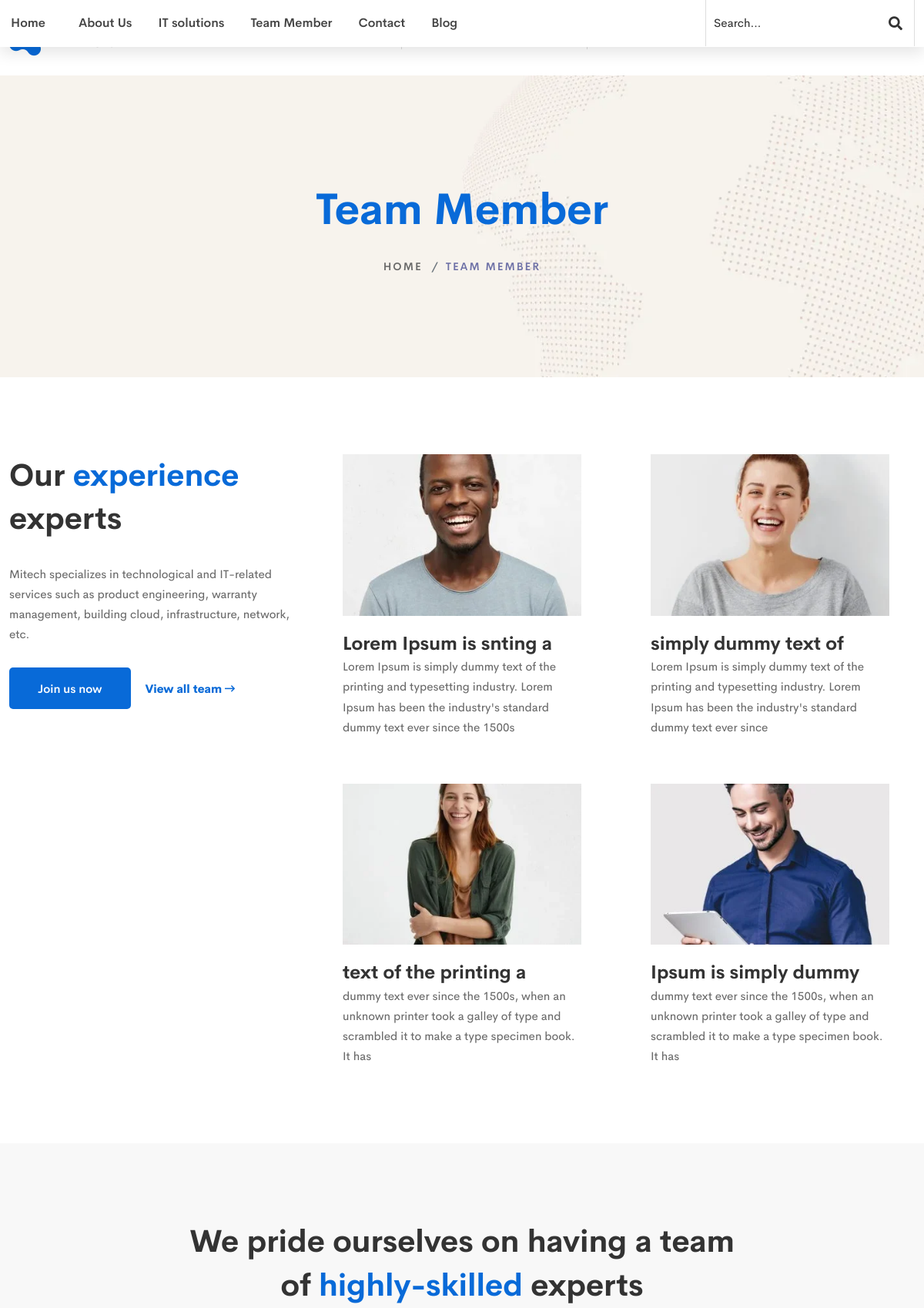
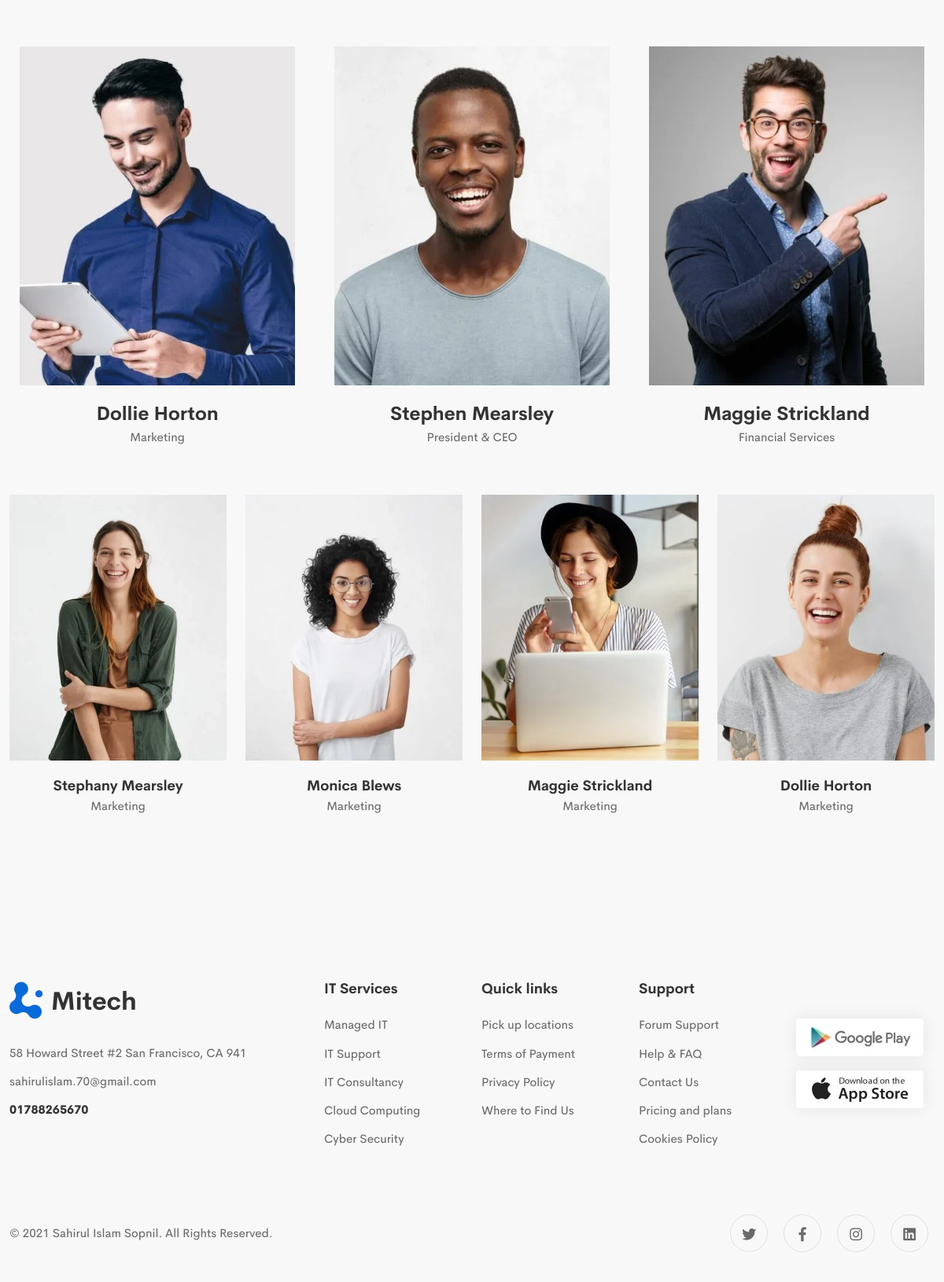
Page /team/ on the committed database (2 pictures, top to bottom).
### indexpage/models.py (models this page shows, shortened)
class Team(models.Model):
    title = models.CharField(max_length=50)
    short_description = models.TextField()
    image = models.ImageField(upload_to='team/')
    facebook_link = models.URLField(max_length=100, blank= True)
    github_link = models.URLField(max_length=100,blank= True)
    linkdin_link = models.URLField(max_length=100,blank= True)
    instagram_link = models.URLField(max_length=100,blank= True)

### indexpage/views.py (the view)
# urls.py: path('team/',views.team, name='team'),
def team(request):
    team_data = Team.objects.all()
    context = {
        'team_data':team_data,
    }
    return render(request,'team.html',context)

### template/team.html (shortened to what this page needs)
{% extends 'base.html' %}
{% block body %}
{% load static %}
    <div class="breadcrumb-area">
        <div class="container">
            <div class="row">
                <div class="col-12">
                    <div class="breadcrumb_box text-center">
                        <h1 class="breadcrumb-title text-color-primary">Team Member</h1>
                        <ul class="breadcrumb-list">
                            <li class="breadcrumb-item"><a href="/">Home</a></li>
                            <li class="breadcrumb-item active">team member</li>
                        </ul>
                    </div>
                </div>
            </div>
        </div>
    </div>
    <div id="main-wrapper" style="padding-bottom: 0px;">
        <div class="site-wrapper-reveal">
            <div class="bg-white">
                <div class="team-member-wrapper section-space--pt_100 section-space--pb_40">
                    <div class="container">
                        <div class="row">
                            <div class="col-lg-4">
                                <div class="section-title section-space--mb_60">
                                    <h3 class="heading">Our <span class="text-color-primary">experience </span> experts</h3>
                                    <p class="text mt-30">Mitech specializes in technological and IT-related services such as product engineering, warranty management, building cloud, infrastructure, network, etc. </p>
                                    <div class="sider-title-button-box mt-30">
                                        <a href="#" class="ht-btn ht-btn-md">Join us now</a>
                                        <a href="#" class="btn-text font-weight--bold small-mt__20">View all team <i class="ml-1 button-icon far fa-long-arrow-right"></i></a>
                                    </div>
                                </div>
                            </div>
                            <div class="col-lg-8 ht-team-member-style-one">
                                <div class="row">
                                    {% for data in team_data %}
                                        <div class="col-lg-6 col-md-6 wow move-up animated" style="visibility: visible;">
                                            <div class="grid-item">
                                                <div class="ht-team-member">
                                                    <div class="team-image">
                                                        <img class="img-fluid" src="{{ data.image.url }}" alt="Experts-Image">
                                                    </div>
                                                    <div class="team-info ">
                                                        <h5 class="name">{{ data.title }} </h5>
                                                        <div class="position">{{ data.short_description }}</div>
                                                    </div>
                                                </div>
                                            </div>
                                        </div>
                                    {% endfor %}
                                </div>
                            </div>
                        </div>
                    </div>
                </div>
                <div class="team-member-wrapper section-space--pt_100 section-space--pb_70 bg-gray">
                    <div class="container">
                        <div class="row">
                            <div class="col-lg-12">
                                <div class="section-title section-space--mb_60 text-center">
                                    <h3 class="heading">We pride ourselves on having a team <br> of <span class="text-color-primary">highly-skilled</span> experts</h3>
                                </div>
                            </div>
                        </div>
                        <div class="row ht-team-member-style-two">
                            <div class="col-lg-4 col-md-6 wow move-up animated" style="visibility: visible;">
                                <div class="grid-item">
                                    <div class="ht-team-member">
                                        <div class="team-image">
                                            <img class="img-fluid" src="{% static 'assets/images/team/team-member-07-370x455.webp'%}" alt="">
                                        </div>
                                        <div class="team-info text-center">
                                            <h5 class="name">Dollie Horton </h5>
                                            <div class="position">Marketing</div>
                                        </div>
                                    </div>
                                </div>
                            </div>
                            <div class="col-lg-4 col-md-6 wow move-up animated" style="visibility: visible;">
                                <div class="grid-item">
                                    <div class="ht-team-member">
                                        <div class="team-image">
                                            <img class="img-fluid" src="{% static 'assets/images/team/team-member-01-370x455.webp'%}" alt="">
                                        </div>
                                        <div class="team-info text-center">
                                            <h5 class="name">Stephen Mearsley </h5>
                                            <div class="position">President &amp; CEO</div>
                                        </div>
                                    </div>
                                </div>
                            </div>
                            <div class="col-lg-4 col-md-6 wow move-up animated" style="visibility: visible;">
                                <div class="grid-item">
                                    <div class="ht-team-member">
                                        <div class="team-image">
                                            <img class="img-fluid" src="{% static 'assets/images/team/team-member-06-370x455.webp'%}" alt="">
                                        </div>
                                        <div class="team-info text-center">
                                            <h5 class="name">Maggie Strickland </h5>
                                            <div class="position">Financial Services</div>
                                        </div>
                                    </div>
                                </div>
                            </div>
                        </div>
                        <div class="row ht-team-member-style-three">
                            <div class="col-lg-3 col-md-6 col-sm-6 wow move-up animated" style="visibility: visible;">
                                <div class="grid-item  mb-30">
                                    <div class="ht-team-member">
                                        <div class="team-image">
                                            <img class="img-fluid" src=" {% static 'assets/images/team/team-member-04-370x452.webp'%}" alt="">
                                        </div>
                                        <div class="team-info text-center">
                                            <h6 class="name">Stephany Mearsley </h6>
                                            <div class="position">Marketing</div>
                                        </div>
                                    </div>
                                </div>
                            </div>
                            <div class="col-lg-3 col-md-6 col-sm-6 wow move-up animated" style="visibility: visible;">
                                <div class="grid-item mb-30">
                                    <div class="ht-team-member">
                                        <div class="team-image">
                                            <img class="img-fluid" src="{% static 'assets/images/team/team-member-05-370x452.webp'%}" alt="">
                                        </div>
                                        <div class="team-info text-center">
                                            <h6 class="name">Monica Blews </h6>
                                            <div class="position">Marketing</div>
                                        </div>
                                    </div>
                                </div>
                            </div>
                            <div class="col-lg-3 col-md-6 col-sm-6 wow move-up animated" style="visibility: visible;">
                                <div class="grid-item mb-30">
                                    <div class="ht-team-member">
                                        <div class="team-image">
                                            <img class="img-fluid" src="{% static 'assets/images/team/team-member-03-370x452.webp'%}" alt="">
                                        </div>
                                        <div class="team-info text-center">
                                            <h6 class="name">Maggie Strickland </h6>
                                            <div class="position">Marketing</div>
                                        </div>
                                    </div>
                                </div>
                            </div>
                            <div class="col-lg-3 col-md-6 col-sm-6 wow move-up animated" style="visibility: visible;">
                                <div class="grid-item mb-30">
                                    <div class="ht-team-member">
                                        <div class="team-image">
                                            <img class="img-fluid" src="{% static 'assets/images/team/team-member-02-370x452.webp' %}" alt="">
                                        </div>
                                        <div class="team-info text-center">
                                            <h6 class="name">Dollie Horton </h6>
                                            <div class="position">Marketing</div>
                                        </div>
                                    </div>
                                </div>
                            </div>
                        </div>
                    </div>
                </div>
            </div>
        </div>
{% endblock %}

### rows in the picture
Team: image (picture), title "Lorem Ipsum is snting a", short_description "Lorem Ipsum is simply dummy text of the printing and typesetting industry. Lorem Ipsum has been the industry's standard dummy text ever since the 1500s"
Team: image (picture), title "simply dummy text of", short_description "Lorem Ipsum is simply dummy text of the printing and typesetting industry. Lorem Ipsum has been the industry's standard dummy text ever since"
Team: image (picture), title "text of the printing a", short_description "dummy text ever since the 1500s, when an unknown printer took a galley of type and scrambled it to make a type specimen book. It has"
Team: image (picture), title "Ipsum is simply dummy", short_description "dummy text ever since the 1500s, when an unknown printer took a galley of type and scrambled it to make a type specimen book. It has"
